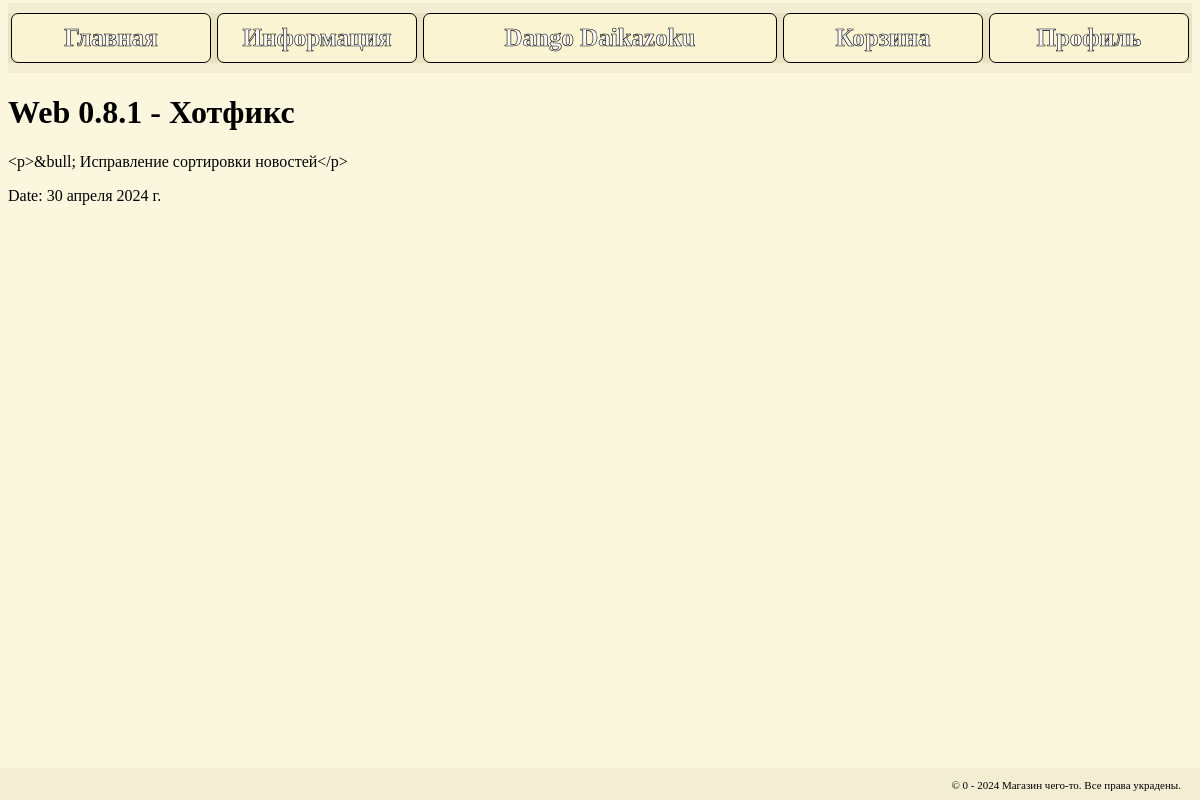
Page /news/web-081-hotfiks/ on the committed database.
### shop/models.py (models this page shows, shortened)
class News (models.Model):
    date = models.DateField()
    title = models.CharField(max_length=40)
    content = models.CharField(max_length=600)
    slug = models.SlugField(max_length=255, verbose_name='Url', unique=True)
    class Meta:
        ordering = ['date']
        verbose_name = 'Статья'
        verbose_name_plural = 'Новости'

### shop/views.py (the view)
# urls.py: path('news/<str:slug>/', news_detail, name='news_detail'),
def news_detail(request, slug):
    news_item = get_object_or_404(News, slug=slug)
    return render(request, 'shop/news_detail.html', {'news_item': news_item})

### shop/templates/shop/news_detail.html
{% extends "shop/base.html" %}
{% load static %}
{% load cache %}
{% block header %}
    {% cache 300 header %}
        {% include "inc/_header.html" %}
    {% endcache %}
{% endblock %}
{% block content %}
    <h1>{{ news_item.title }}</h1>
    <p>{{ news_item.content }}</p>
    <p>Date: {{ news_item.date }}</p>
{% endblock %}
{% block footer %}
    {% cache 300 footer %}
        {% include "inc/_footer.html" %}
    {% endcache %}
{% endblock %}

### static/style.css (style rules this page uses)
body { color: black; background: #FBF6DE; margin-bottom: 2em; font-family: "Comic Sans MS"; }

### rows in the picture
News: title "Web 0.8.1 - Хотфикс", content "<p>&bull; Исправление сортировки новостей</p>", date "30 апреля 2024 г."
